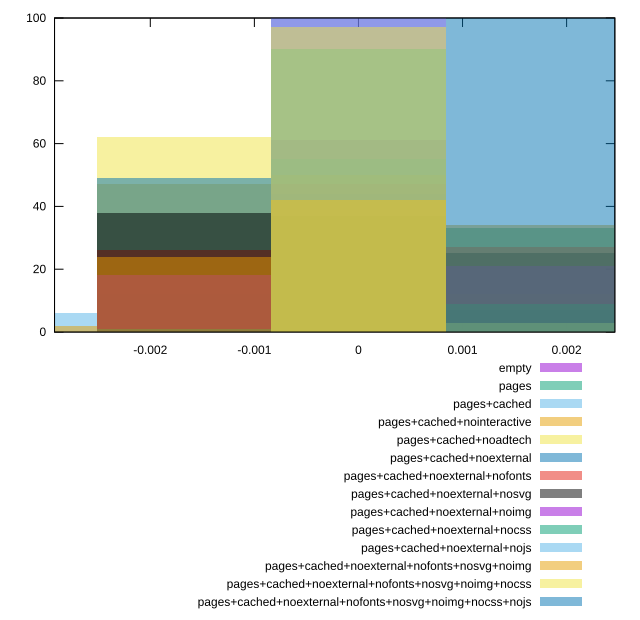

This chart was generated by the following gnuplot code:
reset

$empty <<EOF
0 100
EOF

$pages <<EOF
0 55
0.0016754855121189664 33
-0.0016754855121189664 12
EOF

$pagesCached <<EOF
0 55
-0.0016754855121189664 38
-0.0033509710242379327 6
0.0016754855121189664 1
EOF

$pagesCachedNointeractive <<EOF
-0.0016754855121189664 47
0 50
-0.0033509710242379327 2
0.0016754855121189664 1
EOF

$pagesCachedNoadtech <<EOF
0.0016754855121189664 12
-0.0016754855121189664 62
0 26
EOF

$pagesCachedNoexternal <<EOF
0 44
-0.0016754855121189664 49
0.0016754855121189664 7
EOF

$pagesCachedNoexternalNofonts <<EOF
0 47
-0.0016754855121189664 26
0.0016754855121189664 27
EOF

$pagesCachedNoexternalNosvg <<EOF
0 37
-0.0016754855121189664 38
0.0016754855121189664 25
EOF

$pagesCachedNoexternalNoimg <<EOF
0 61
0.0016754855121189664 21
-0.0016754855121189664 18
EOF

$pagesCachedNoexternalNocss <<EOF
0 90
0.0016754855121189664 9
-0.0016754855121189664 1
EOF

$pagesCachedNoexternalNojs <<EOF
0 100
EOF

$pagesCachedNoexternalNofontsNosvgNoimg <<EOF
0 42
0.0016754855121189664 34
-0.0016754855121189664 24
EOF

$pagesCachedNoexternalNofontsNosvgNoimgNocss <<EOF
0 97
0.0016754855121189664 3
EOF

$pagesCachedNoexternalNofontsNosvgNoimgNocssNojs <<EOF
0.0016754855121189664 100
EOF

set key outside below
set boxwidth 0.0016754855121189664
set xrange [-0.002920053734437449:0.0024632437711335007]
set yrange [0:100]
set trange [0:100]
set style fill transparent solid 0.5 noborder
set terminal svg size 640, 620 enhanced background rgb 'white'
set output "reprap/meta/score-difference/comparison/histogram/all_raw.svg"

plot $empty title "empty" with boxes, \
     $pages title "pages" with boxes, \
     $pagesCached title "pages+cached" with boxes, \
     $pagesCachedNointeractive title "pages+cached+nointeractive" with boxes, \
     $pagesCachedNoadtech title "pages+cached+noadtech" with boxes, \
     $pagesCachedNoexternal title "pages+cached+noexternal" with boxes, \
     $pagesCachedNoexternalNofonts title "pages+cached+noexternal+nofonts" with boxes, \
     $pagesCachedNoexternalNosvg title "pages+cached+noexternal+nosvg" with boxes, \
     $pagesCachedNoexternalNoimg title "pages+cached+noexternal+noimg" with boxes, \
     $pagesCachedNoexternalNocss title "pages+cached+noexternal+nocss" with boxes, \
     $pagesCachedNoexternalNojs title "pages+cached+noexternal+nojs" with boxes, \
     $pagesCachedNoexternalNofontsNosvgNoimg title "pages+cached+noexternal+nofonts+nosvg+noimg" with boxes, \
     $pagesCachedNoexternalNofontsNosvgNoimgNocss title "pages+cached+noexternal+nofonts+nosvg+noimg+nocss" with boxes, \
     $pagesCachedNoexternalNofontsNosvgNoimgNocssNojs title "pages+cached+noexternal+nofonts+nosvg+noimg+nocss+nojs" with boxes

reset
